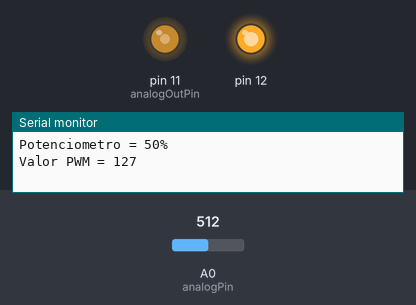
The sketch below on a simulated Arduino Uno, built with avr-gcc and run on an emulated ATmega328P. Parts: output pins drawn as LEDs (lit = HIGH), the last lines printed to the serial monitor. The inputs (shaded band) are chosen by the test bench; at power-on: A0 (analogPin) = 512.

Above: at 1.2 s.
1.3 s: A0 (analogPin) set to 716
At 1.8 s:
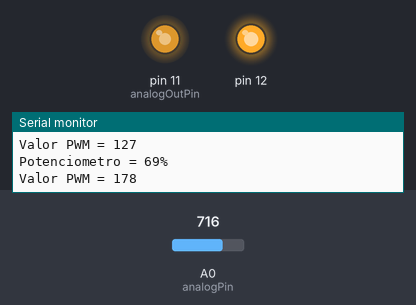
2.8 s: A0 (analogPin) set to 900
At 3.1 s:
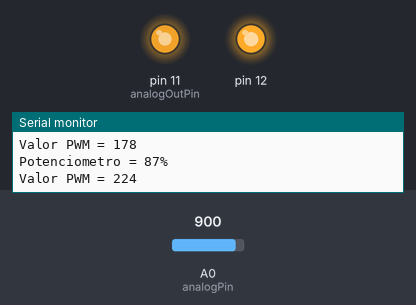
4.3 s: A0 (analogPin) set to 122
At 5.5 s:
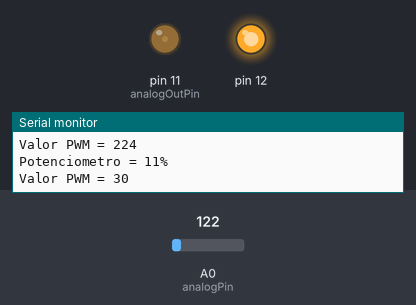
5.8 s: A0 (analogPin) set to 0
At 6.9 s:
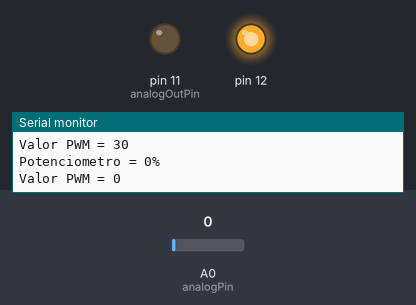
7.3 s: A0 (analogPin) set to 511
At 8.2 s:
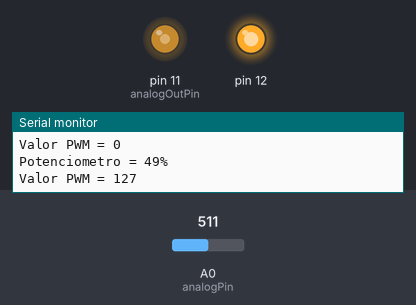
Timing chart, 0 to 9.8 s (numbered marks = the images above; inputs shaded):
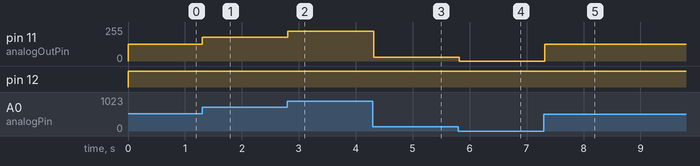

Measured:
- after the input at 1.3 s, pin 11 (analogOutPin): 127/255 → 178/255 at once
- after the input at 2.8 s, pin 11 (analogOutPin): 178/255 → 224/255 at once
- after the input at 4.3 s, pin 11 (analogOutPin): 224/255 → 30/255 at once
- after the input at 5.8 s, pin 11 (analogOutPin): 30/255 → 0/255 at once
- after the input at 7.3 s, pin 11 (analogOutPin): 0/255 → 127/255 at once

The sketch:

ventilador.ino
```cpp
    const int analogPin = A0; // Entrada señal analogica
    const int analogOutPin = 11; // Analog output pin
    byte outputValue = 0;        // valor del PWM
    int pot=512; // almacena la lectura analógica raw del potenciometro
    int percent; // posicion del potenciometro en tanto por ciento
    int last_Value;

void setup() {
  // initialize digital pin LED_BUILTIN as an output.
  Serial.begin(9600);
  pinMode(12, OUTPUT);
}

// the loop function runs over and over again forever
void loop() {
  digitalWrite(12, HIGH);   //Iniciar motor
  pot = analogRead(analogPin); // lectura analógica raw (0-1023)
  percent = map(pot, 0, 1023, 0, 100); // convertir a porcentaje (0-100)
  outputValue= map(pot, 0, 1023, 0, 255); //convierte a 0-255
  analogWrite(analogOutPin, outputValue);
  if (outputValue!=last_Value) {  // Si se ha modificado el potenciometro
       last_Value = outputValue;
       serial();               // imprime cambios
   }
  delay(100);
}

void serial() {
   Serial.print ("Potenciometro = ");
   Serial.print (percent, DEC);
   Serial.print ("% \n");
   Serial.print ("Valor PWM = ");
   Serial.print (outputValue);
   Serial.print (" \n");
}
```
